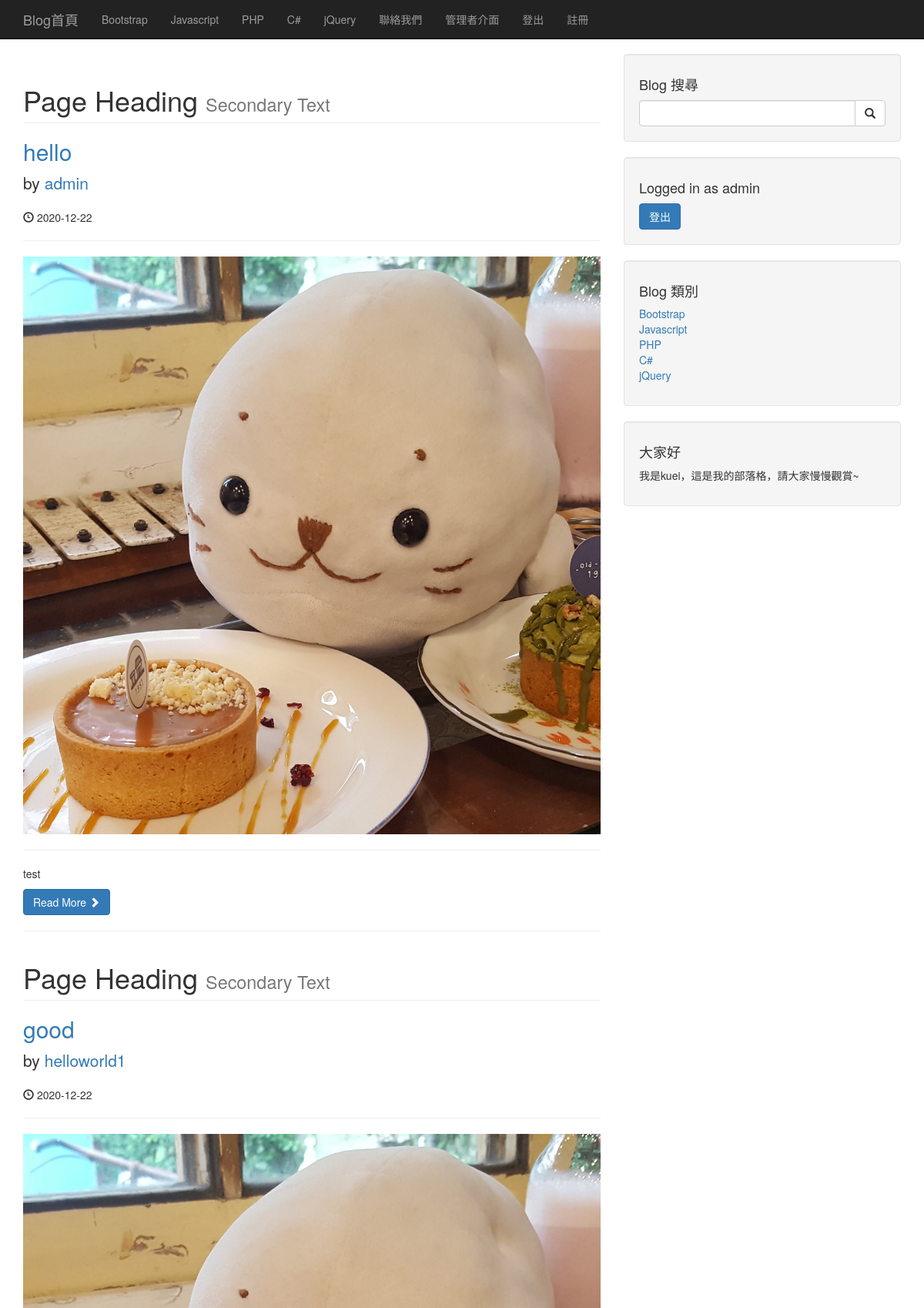
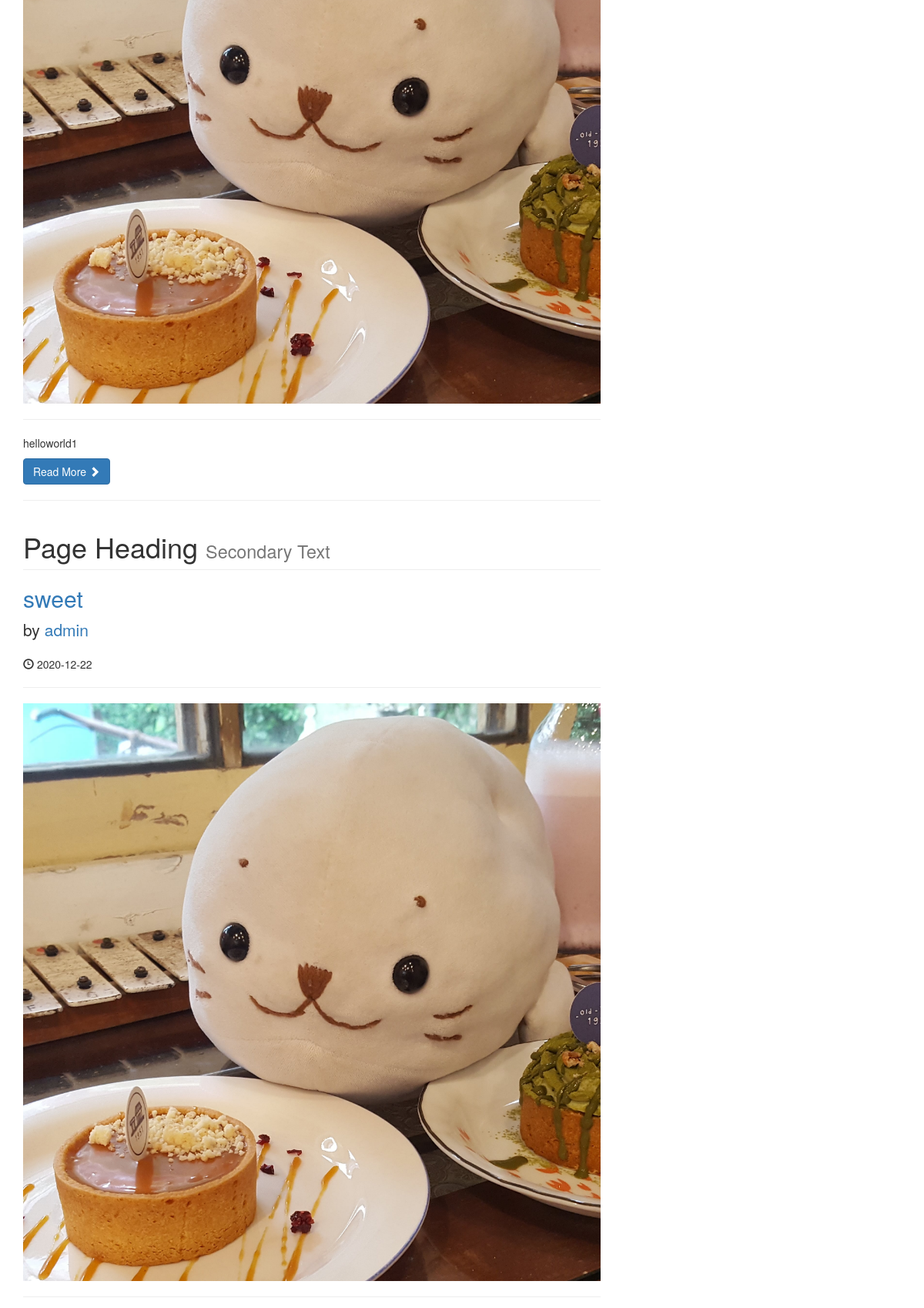
The page / (signed in, upper part) on the database its author committed (2 pictures, top to bottom).
### tables this page shows
CREATE TABLE `categories` (
  `cat_id` int(3) NOT NULL,
  `cat_title` varchar(255) NOT NULL
);

CREATE TABLE `posts` (
  `post_id` int(3) NOT NULL,
  `post_category_id` int(3) NOT NULL,
  `post_title` varchar(255) NOT NULL,
  `post_author` varchar(255) NOT NULL,
  `post_user` varchar(255) NOT NULL,
  `post_date` date NOT NULL,
  `post_image` text NOT NULL,
  `post_content` text NOT NULL,
  `post_tags` varchar(255) NOT NULL,
  `post_comment_count` int(11) NOT NULL,
  `post_status` varchar(255) NOT NULL DEFAULT 'draft',
  `post_views_count` int(11) NOT NULL,
  `likes` int(11) NOT NULL
);

### admin/functions.php (called while the page is built, shortened)
<?php
function isLoggedIn()
{
    if (isset($_SESSION['user_role'])) {
        return true;
    }
    return false;
}
?>

### index.php (the view, shortened to what this page needs)
<?php include "includes/header.php"; ?>
<?php include "includes/navigation.php"; ?>
<div class="container">
    <div class="row">
        <div class="col-md-8">
            <?php
            $per_page = 5;
            if (isset($_GET['page'])) {
                $page = $_GET['page'];
            } else {
                $page = "";
            }
            if ($page == "" || $page == 1) {
                $page1 = 0;
            } else {
                $page1 = ($page * $per_page) - $per_page;
            }
            if (isset($_SESSION['user_role']) && $_SESSION['user_role']=='admin') {
                $post_query_count = "SELECT * FROM posts ";
            }
            else {
                $post_query_count = "SELECT * FROM posts WHERE post_status = 'published'";
            }
            $find_count = mysqli_query($connection, $post_query_count);
            $count = mysqli_num_rows($find_count);
            if ($count < 1) {
                echo "<div class='alert alert-danger text-center' role='alert'>
                沒有文章
              </div>";
            }else{
            if (isset($_SESSION['user_role']) && $_SESSION['user_role']=='admin') {
                $query = "SELECT * FROM posts LIMIT $page1, $per_page ";
            }
            else {
                $query = "SELECT * FROM posts WHERE post_status = 'published'  LIMIT $page1, $per_page";
            }
            $select_all_posts_query = mysqli_query($connection, $query);
            while ($row = mysqli_fetch_assoc($select_all_posts_query)) {
                $post_id = $row['post_id'];
                $post_title = $row['post_title'];
                $post_author = $row['post_user'];
                $post_date = $row['post_date'];
                $post_image = $row['post_image'];
                $post_content = substr($row['post_content'], 0, 100);
            ?>
                    <h1 class="page-header">
                        Page Heading
                        <small>Secondary Text</small>
                    </h1>
                    <h2>
                        <a href="post.php?p_id=<?php echo $post_id; ?>"><?php echo $post_title ?></a>
                    </h2>
                    <p class="lead">
                        by <a href="author_posts.php?author=<?php echo $post_author ?>&p_id=<?php echo $post_id; ?>"><?php echo $post_author ?></a>
                    </p>
                    <p><span class="glyphicon glyphicon-time"></span> <?php echo $post_date ?></p>
                    <hr>
                    <a href="post.php?p_id=<?php echo $post_id; ?>">
                        <img class="img-responsive" src="images/<?php echo $post_image ?>" alt="">
                    </a>
                    <hr>
                    <p><?php echo $post_content ?></p>
                    <a class="btn btn-primary" href="post.php?p_id=<?php echo $post_id; ?>">Read More <span class="glyphicon glyphicon-chevron-right"></span></a>
                    <hr>
            <?php }
            } ?>
        </div>
        <?php include "includes/sidebar.php"; ?>
    </div>
    <?php include "includes/footer.php"; ?>

### includes/navigation.php (shortened to what this page needs)
<nav class="navbar navbar-inverse navbar-fixed-top" role="navigation">
    <div class="container">
        <div class="navbar-header">
            <a class="navbar-brand" href="./index.php">Blog首頁</a>
        </div>
        <div class="collapse navbar-collapse" id="bs-example-navbar-collapse-1">
            <ul class="nav navbar-nav">
                <?php
                $query = "SELECT * FROM categories";
                $select_all_categories_query = mysqli_query($connection, $query);
                while ($row = mysqli_fetch_assoc($select_all_categories_query)) {
                    $cat_title = $row['cat_title'];
                    $cat_id = $row['cat_id'];
                    $category_class = '';
                    $registration_class = '';
                    echo "<li class='$category_class'><a href='category.php?category=$cat_id'>{$cat_title}</a></li>";
                }
                ?>
                <li><a href="contact.php">聯絡我們</a></li>
                <?php if (isLoggedIn()) : ?>
                    <li>
                        <a href="admin">管理者介面</a>
                    </li>
                    <li>
                        <a href="includes/logout.php">登出</a>
                    </li>
                <?php else : ?>
                    <li>
                        <a href="login.php">登入</a>
                    </li>
                <?php endif; ?>
                <li class='<?php echo $registration_class; ?>'>
                    <a href="registration.php">註冊</a>
                </li>
            </ul>
        </div>
    </div>
</nav>

### includes/sidebar.php (shortened to what this page needs)
<div class="col-md-4">
    <div class="well">
        <h4>Blog 搜尋</h4>
        <form action="search.php" method="post">
            <div class="input-group">
                <input name="search" type="text" class="form-control">
                <span class="input-group-btn">
                    <button name="submit" class="btn btn-default" type="submit">
                        <span class="glyphicon glyphicon-search"></span>
                    </button>
                </span>
            </div>
        </form>
    </div>
    <div class="well">
    <?php if(isset($_SESSION['user_role'])): ?>
        <h4>Logged in as <?php echo $_SESSION['username']; ?></h4>
        <a href="includes/logout.php" class="btn btn-primary">登出</a>
    <?php endif; ?>
    </div>
    <div class="well">
        <?php
        $query = "SELECT * FROM categories";
        $select_categories_sidebar = mysqli_query($connection, $query);
        ?>
        <h4>Blog 類別</h4>
        <div class="row">
            <div class="col-lg-12">
                <ul class="list-unstyled">
                    <?php
                    while ($row = mysqli_fetch_assoc($select_categories_sidebar)) {
                        $cat_title = $row['cat_title'];
                        $cat_id = $row['cat_id'];
                        echo "<li><a href='category.php?category=$cat_id'>{$cat_title}</a></li>";
                    }
                    ?>
                </ul>
            </div>
        </div>
    </div>
    <?php include "includes/widget.php"; ?>
</div>

### css/blog-home.css (style rules this page uses)
body { padding-top: 70px; }

### rows shown on the page
categories: cat_title "Bootstrap"
categories: cat_title "Javascript"
categories: cat_title "PHP"
categories: cat_title "C#"
categories: cat_title "jQuery"
posts: post_title "hello", post_user "admin", post_date "2020-12-22", post_image (picture), post_content "test"
posts: post_title "good", post_user "helloworld1", post_date "2020-12-22", post_image (picture), post_content "helloworld1"
posts: post_title "sweet", post_user "admin", post_date "2020-12-22", post_image (picture)

### other values the page prints
$_SESSION['username'] "admin"
